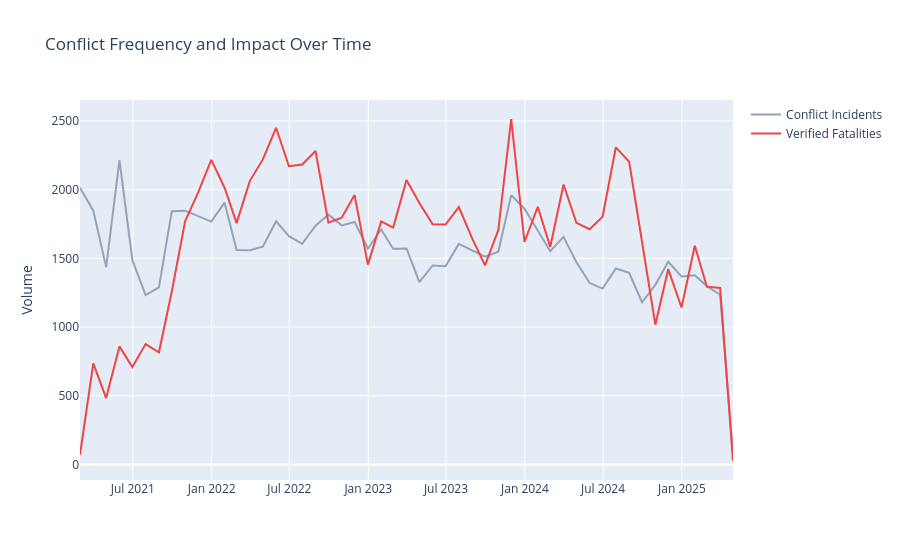
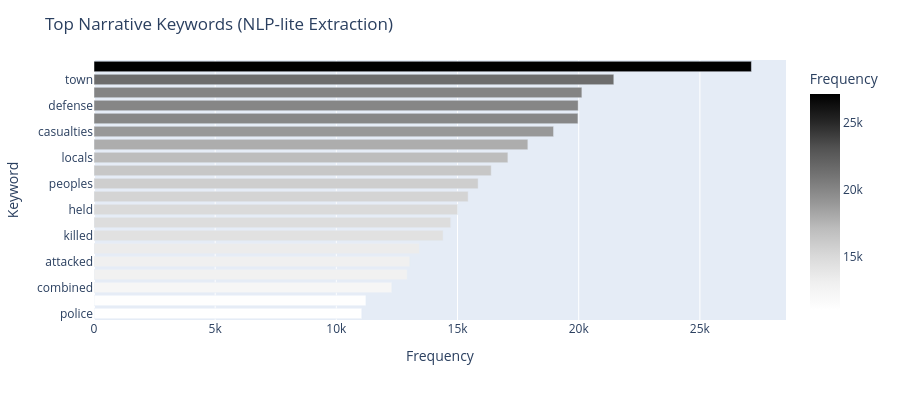

Notebook source saved alongside these figures, in order:
### Code cell
# --- Temporal Dynamics (Time-series & Keywords) ---
# 1. Conflict Frequency and Impact
monthly_events = df.resample('ME', on='event_date').size().reset_index(name='event_count')
monthly_fatalities = df.resample('ME', on='event_date')['fatalities'].sum().reset_index()
monthly_combined = pd.merge(monthly_events, monthly_fatalities, on='event_date')

fig_line = go.Figure()
fig_line.add_trace(go.Scatter(x=monthly_combined['event_date'], y=monthly_combined['event_count'], name='Conflict Incidents', mode='lines', line=dict(color='#94a3b8', width=2)))
fig_line.add_trace(go.Scatter(x=monthly_combined['event_date'], y=monthly_combined['fatalities'], name='Verified Fatalities', mode='lines', line=dict(color='#ef4444', width=2)))
fig_line.update_layout(title='Conflict Frequency and Impact Over Time', xaxis_title='', yaxis_title='Volume', hovermode='x unified')
fig_line.show()

# 2. Narrative Keywords
kw_df = extract_keywords(df['notes'])
if not kw_df.empty:
    fig_kw = px.bar(kw_df, x='Frequency', y='Keyword', orientation='h', color='Frequency', color_continuous_scale='Greys')
    fig_kw.update_layout(title='Top Narrative Keywords (NLP-lite Extraction)', yaxis={'categoryorder':'total ascending'}, height=400)
    fig_kw.show()
